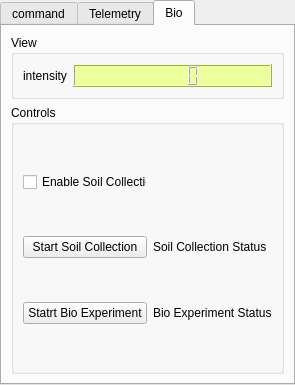
<?xml version="1.0" encoding="UTF-8"?>
<ui version="4.0">
 <class>URC_ControlWidget</class>
 <widget class="QTabWidget" name="URC_ControlWidget">
  <property name="geometry">
   <rect>
    <x>0</x>
    <y>0</y>
    <width>295</width>
    <height>385</height>
   </rect>
  </property>
  <property name="windowTitle">
   <string>TabWidget</string>
  </property>
  <property name="currentIndex">
   <number>2</number>
  </property>
  <widget class="QWidget" name="commandTab">
   <attribute name="icon">
    <iconset resource="../UICtrl.qrc">
     <normaloff>:/images/joystick.png</normaloff>:/images/joystick.png</iconset>
   </attribute>
   <attribute name="title">
    <string>command</string>
   </attribute>
   <layout class="QVBoxLayout" name="verticalLayout">
    <item>
     <widget class="QGroupBox" name="controlOptiongroupBox">
      <property name="title">
       <string>Control Option</string>
      </property>
      <layout class="QVBoxLayout" name="verticalLayout_3">
       <item>
        <widget class="QCheckBox" name="driveEncodingDecisionCheckBox">
         <property name="text">
          <string>Enable drive</string>
         </property>
         <property name="checked">
          <bool>true</bool>
         </property>
        </widget>
       </item>
       <item>
        <widget class="QCheckBox" name="armControlEncodingDecisioncheckBox">
         <property name="text">
          <string>Control Arm</string>
         </property>
         <property name="checked">
          <bool>true</bool>
         </property>
        </widget>
       </item>
       <item>
        <widget class="QCheckBox" name="mainCameraControlDecisionCheckBox">
         <property name="text">
          <string>Control Main Camera</string>
         </property>
         <property name="checked">
          <bool>true</bool>
         </property>
        </widget>
       </item>
      </layout>
     </widget>
    </item>
    <item>
     <widget class="QGroupBox" name="cameragroupBox">
      <property name="title">
       <string>Camera</string>
      </property>
      <layout class="QGridLayout" name="gridLayout_3">
       <item row="0" column="0">
        <widget class="QCheckBox" name="cameraPitchcheckBox">
         <property name="text">
          <string>Pitch:</string>
         </property>
         <property name="checked">
          <bool>true</bool>
         </property>
        </widget>
       </item>
       <item row="1" column="0">
        <widget class="QCheckBox" name="cameraYawcheckBox">
         <property name="text">
          <string>Yaw:</string>
         </property>
         <property name="checked">
          <bool>true</bool>
         </property>
        </widget>
       </item>
       <item row="0" column="1">
        <widget class="QLabel" name="mainCameraPitch_Uplabel">
         <property name="text">
          <string>++</string>
         </property>
        </widget>
       </item>
       <item row="0" column="2">
        <widget class="QLabel" name="mainCameraPitch_DownLabel">
         <property name="text">
          <string>--</string>
         </property>
        </widget>
       </item>
       <item row="1" column="1">
        <widget class="QLabel" name="mainCameraYaw_UpLabel">
         <property name="text">
          <string>++</string>
         </property>
        </widget>
       </item>
       <item row="1" column="2">
        <widget class="QLabel" name="mainCameraYaw_DownLabel">
         <property name="text">
          <string>--</string>
         </property>
        </widget>
       </item>
      </layout>
     </widget>
    </item>
    <item>
     <widget class="QPushButton" name="changeCacheDirButton">
      <property name="text">
       <string>Change Cache Dir</string>
      </property>
     </widget>
    </item>
   </layout>
  </widget>
  <widget class="QWidget" name="TelemetryTab">
   <attribute name="title">
    <string>Telemetry</string>
   </attribute>
   <layout class="QVBoxLayout" name="verticalLayout_5">
    <item>
     <widget class="QGroupBox" name="GPSViewgroupBox">
      <property name="title">
       <string>GPS</string>
      </property>
      <layout class="QGridLayout" name="gridLayout_2">
       <item row="0" column="0">
        <layout class="QFormLayout" name="formLayout_4">
         <property name="formAlignment">
          <set>Qt::AlignRight|Qt::AlignTop|Qt::AlignTrailing</set>
         </property>
         <item row="0" column="0">
          <widget class="QLabel" name="label_5">
           <property name="text">
            <string>Lat</string>
           </property>
          </widget>
         </item>
         <item row="1" column="0">
          <widget class="QLabel" name="label_6">
           <property name="text">
            <string>Long</string>
           </property>
          </widget>
         </item>
         <item row="0" column="1">
          <widget class="QLabel" name="LatValueLabel">
           <property name="text">
            <string>No value receieved</string>
           </property>
          </widget>
         </item>
         <item row="1" column="1">
          <widget class="QLabel" name="LongValueLabel">
           <property name="text">
            <string>No value receieved</string>
           </property>
          </widget>
         </item>
        </layout>
       </item>
      </layout>
     </widget>
    </item>
    <item>
     <widget class="QGroupBox" name="IMUgroupBox">
      <property name="title">
       <string>IMU</string>
      </property>
      <layout class="QHBoxLayout" name="horizontalLayout">
       <item>
        <layout class="QFormLayout" name="formLayout_3">
         <property name="formAlignment">
          <set>Qt::AlignRight|Qt::AlignTop|Qt::AlignTrailing</set>
         </property>
         <item row="0" column="0">
          <widget class="QLabel" name="label_2">
           <property name="text">
            <string>Roll</string>
           </property>
          </widget>
         </item>
         <item row="1" column="0">
          <widget class="QLabel" name="label_3">
           <property name="text">
            <string>Pitch</string>
           </property>
          </widget>
         </item>
         <item row="2" column="0">
          <widget class="QLabel" name="label_4">
           <property name="text">
            <string>Heading</string>
           </property>
          </widget>
         </item>
         <item row="0" column="1">
          <widget class="QLabel" name="RollValueLabel">
           <property name="text">
            <string>No value</string>
           </property>
          </widget>
         </item>
         <item row="1" column="1">
          <widget class="QLabel" name="PitcValueLabel">
           <property name="text">
            <string>No Value</string>
           </property>
          </widget>
         </item>
         <item row="2" column="1">
          <widget class="QLabel" name="HeadingValueLabel">
           <property name="text">
            <string>No Value</string>
           </property>
          </widget>
         </item>
        </layout>
       </item>
      </layout>
     </widget>
    </item>
   </layout>
  </widget>
  <widget class="QWidget" name="bioTab">
   <attribute name="title">
    <string>Bio</string>
   </attribute>
   <layout class="QVBoxLayout" name="verticalLayout_2">
    <item>
     <widget class="QGroupBox" name="groupBox">
      <property name="sizePolicy">
       <sizepolicy hsizetype="Preferred" vsizetype="Minimum">
        <horstretch>0</horstretch>
        <verstretch>0</verstretch>
       </sizepolicy>
      </property>
      <property name="title">
       <string>View</string>
      </property>
      <layout class="QFormLayout" name="formLayout">
       <item row="0" column="1">
        <widget class="QLCDNumber" name="lcdNumber">
         <property name="styleSheet">
          <string notr="true">background-color: rgb(237, 255, 156);</string>
         </property>
         <property name="frameShape">
          <enum>QFrame::Box</enum>
         </property>
        </widget>
       </item>
       <item row="0" column="0">
        <widget class="QLabel" name="label">
         <property name="text">
          <string>intensity</string>
         </property>
        </widget>
       </item>
      </layout>
     </widget>
    </item>
    <item>
     <widget class="QGroupBox" name="groupBox_2">
      <property name="sizePolicy">
       <sizepolicy hsizetype="Preferred" vsizetype="Expanding">
        <horstretch>0</horstretch>
        <verstretch>0</verstretch>
       </sizepolicy>
      </property>
      <property name="title">
       <string>Controls</string>
      </property>
      <layout class="QGridLayout" name="gridLayout_4">
       <item row="1" column="0">
        <widget class="QPushButton" name="satartSoilCollPushButton">
         <property name="text">
          <string>Start Soil Collection</string>
         </property>
        </widget>
       </item>
       <item row="1" column="1">
        <widget class="QLabel" name="soilCollStatusLabel">
         <property name="text">
          <string>Soil Collection Status</string>
         </property>
        </widget>
       </item>
       <item row="2" column="0">
        <widget class="QPushButton" name="statrBioExpPushButton">
         <property name="text">
          <string>Statrt Bio Experiment</string>
         </property>
        </widget>
       </item>
       <item row="2" column="1">
        <widget class="QLabel" name="bioExpStatusLabel">
         <property name="text">
          <string>Bio Experiment Status</string>
         </property>
        </widget>
       </item>
       <item row="0" column="0">
        <widget class="QCheckBox" name="EnableSoilCollectioncheckBox">
         <property name="text">
          <string>Enable Soil Collection</string>
         </property>
         <property name="checked">
          <bool>false</bool>
         </property>
        </widget>
       </item>
      </layout>
     </widget>
    </item>
   </layout>
  </widget>
 </widget>
 <resources>
  <include location="../UICtrl.qrc"/>
 </resources>
 <connections/>
</ui>
